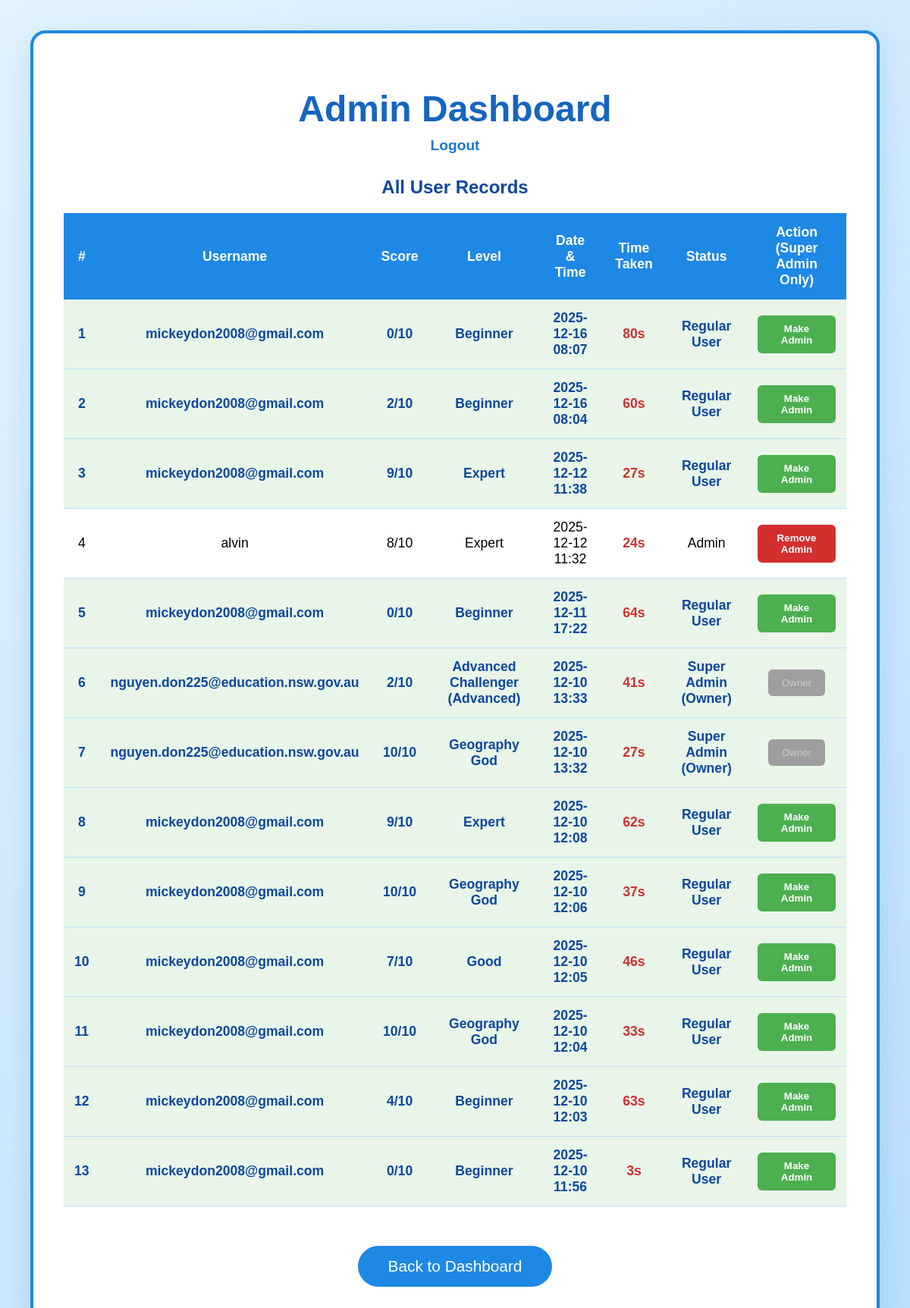
/super_admin_panel (signed in), run on the app's committed database.
### tables this page shows
CREATE TABLE records (
                 id INTEGER PRIMARY KEY AUTOINCREMENT,
                 user_id INTEGER,
                 score INTEGER,
                 level TEXT,
                 timestamp TEXT,
                 time_taken INTEGER DEFAULT 0);

CREATE TABLE users (
                 id INTEGER PRIMARY KEY AUTOINCREMENT,
                 username TEXT UNIQUE NOT NULL,
                 password TEXT NOT NULL,
                 is_admin INTEGER DEFAULT 0,
                 last_login TEXT);

### app.py (the view)
@app.route('/super_admin_panel')
def super_admin_panel():
    if 'username' not in session:
        return redirect(url_for('login'))
    if not session.get('is_admin'):
        flash("Access Denied — Admin rights required")
        return redirect(url_for('user_home'))
    conn = sqlite3.connect('database.db')
    c = conn.cursor()
    c.execute("""SELECT r.id, u.username, r.score, r.level, r.timestamp, r.time_taken
                 FROM records r JOIN users u ON r.user_id = u.id
                 ORDER BY r.timestamp DESC""")
    records = c.fetchall()
    conn.close()
    return render_template('super_admin_panel.html', records=records, is_admin=is_user_admin)

### app.py (called while the page is built)
def is_user_admin(username):
    conn = sqlite3.connect('database.db')
    c = conn.cursor()
    c.execute("SELECT is_admin FROM users WHERE username = ?", (username,))
    result = c.fetchone()
    conn.close()
    return result and result[0] == 1

### templates/super_admin_panel.html (shortened to what this page needs)
<!DOCTYPE html>
<html>
<head>
   <link rel="stylesheet" href="{{ url_for('static', filename='styles.css') }}">
</head>
<body>
<div class="admin-container">
   <h1>Admin Dashboard</h1>
   <div class="logout">
       <a href="/logout">Logout</a>
   </div>
   <h2>All User Records</h2>
   <table>
       <tr>
           <th>#</th>
           <th>Username</th>
           <th>Score</th>
           <th>Level</th>
           <th>Date & Time</th>
           <th>Time Taken</th>
           <th>Status</th>
           <th>Action (Super Admin Only)</th>
       </tr>
       {% for record in records %}
       <tr {% if record[1] in ['nguyen.don225@education.nsw.gov.au', 'mickeydon2008@gmail.com'] %}class="highlight"{% endif %}>
           <td>{{ loop.index }}</td>
           <td>{{ record[1] }}</td>
           <td>{{ record[2] }}/10</td>
           <td>{{ record[3] }}</td>
           <td>{{ record[4] }}</td>
           <td class="time-taken">{{ record[5] }}s</td>
           <td>
               {% if record[1] == 'nguyen.don225@education.nsw.gov.au' %}
                   Super Admin (Owner)
               {% elif is_admin(record[1]) %}
                   Admin
               {% else %}
                   Regular User
               {% endif %}
           </td>
           <td>
               {% if session['username'] == 'nguyen.don225@education.nsw.gov.au' %}
                   {% if record[1] != 'nguyen.don225@education.nsw.gov.au' %}
                       {% if is_admin(record[1]) %}
                           <form method="post" action="/remove_admin/{{ record[1] }}" style="display:inline;">
                               <button type="submit" class="btn-remove">Remove Admin</button>
                           </form>
                       {% else %}
                           <form method="post" action="/make_admin/{{ record[1] }}" style="display:inline;">
                               <button type="submit" class="btn-make">Make Admin</button>
                           </form>
                       {% endif %}
                   {% else %}
                       <button class="btn-disabled" disabled>Owner</button>
                   {% endif %}
               {% else %}
                   <button class="btn-disabled" disabled>No Permission</button>
               {% endif %}
           </td>
       </tr>
       {% endfor %}
   </table>
   <br><br>
   <p style="text-align:center;">
       <a href="/userhome">
           <button style="padding:15px 40px; font-size:1.3em; background:#1e88e5; color:white; border:none; border-radius:50px; cursor:pointer;">
               Back to Dashboard
           </button>
       </a>
   </p>
</div>
</body>
</html>

### Static/styles.css (style rules this page uses)
body { font-family: Arial, sans-serif; background: #e3f2fd; margin: 0; padding: 20px; }
h1 { color: #1976d2; }
button { background: #1976d2; color: white; padding: 10px 20px; border: none; border-radius: 6px; cursor: pointer; }

### templates/super_admin_panel.html (style rules this page uses)
body { background: linear-gradient(135deg, #e3f2fd, #bbdefb); font-family: Arial, sans-serif; padding: 40px; }
.admin-container { max-width: 1350px; margin: 0 auto; background: white; border-radius: 20px; padding: 40px; box-shadow: 0 15px 40px rgba(30,144,255,0.2); border: 4px solid #1e88e5; }
h1 { text-align: center; color: #1565c0; font-size: 3em; margin-bottom: 10px; }
.logout { text-align: center; margin-bottom: 30px; }
.logout a { color: #1976d2; font-weight: bold; text-decoration: none; font-size: 1.2em; }
h2 { text-align: center; color: #0d47a1; margin: 30px 0 20px; }
table { width: 100%; border-collapse: collapse; margin-top: 20px; font-size: 1.1em; }
th { background: #1e88e5; color: white; padding: 15px; text-align: center; font-weight: bold; }
td { padding: 14px; text-align: center; border-bottom: 1px solid #bbdefb; }
tr:nth-child(even) { background-color: #f5fbff; }
.highlight { background-color: #e8f5e8 !important; font-weight: bold; color: #0d47a1; }
.time-taken { font-weight: bold; color: #d32f2f; }
.btn-make { background:#4caf50; color:white; padding:10px 18px; border:none; border-radius:6px; cursor:pointer; font-weight:bold; }
.btn-remove { background:#d32f2f; color:white; padding:10px 18px; border:none; border-radius:6px; cursor:pointer; font-weight:bold; }
.btn-disabled { background:#9e9e9e; color:#ccc; padding:10px 18px; border:none; border-radius:6px; cursor:not-allowed; }

### data on the page
records: username "mickeydon2008@gmail.com", score "0", level "Beginner", timestamp "2025-12-16 08:07", time_taken "80", shows "Regular User"
records: username "mickeydon2008@gmail.com", score "2", level "Beginner", timestamp "2025-12-16 08:04", time_taken "60", shows "Regular User"
records: username "mickeydon2008@gmail.com", score "9", level "Expert", timestamp "2025-12-12 11:38", time_taken "27", shows "Regular User"
records: username "alvin", score "8", level "Expert", timestamp "2025-12-12 11:32", time_taken "24", shows "Admin"
records: username "mickeydon2008@gmail.com", score "0", level "Beginner", timestamp "2025-12-11 17:22", time_taken "64", shows "Regular User"
records: username "nguyen.don225@education.nsw.gov.au", score "2", level "Advanced Challenger (Advanced)", timestamp "2025-12-10 13:33", time_taken "41", shows "Super Admin (Owner)"
records: username "nguyen.don225@education.nsw.gov.au", score "10", level "Geography God", timestamp "2025-12-10 13:32", time_taken "27", shows "Super Admin (Owner)"
records: username "mickeydon2008@gmail.com", score "9", level "Expert", timestamp "2025-12-10 12:08", time_taken "62", shows "Regular User"
records: username "mickeydon2008@gmail.com", score "10", level "Geography God", timestamp "2025-12-10 12:06", time_taken "37", shows "Regular User"
records: username "mickeydon2008@gmail.com", score "7", level "Good", timestamp "2025-12-10 12:05", time_taken "46", shows "Regular User"
records: username "mickeydon2008@gmail.com", score "10", level "Geography God", timestamp "2025-12-10 12:04", time_taken "33", shows "Regular User"
records: username "mickeydon2008@gmail.com", score "4", level "Beginner", timestamp "2025-12-10 12:03", time_taken "63", shows "Regular User"
records: username "mickeydon2008@gmail.com", score "0", level "Beginner", timestamp "2025-12-10 11:56", time_taken "3", shows "Regular User"
